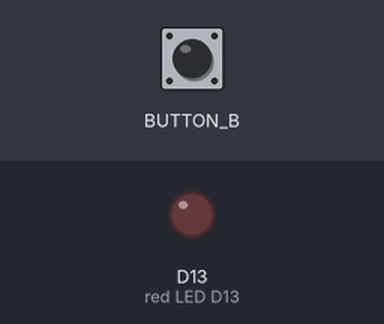
A program run on a simulated Circuit Playground running CircuitPython. On the bench: output pins drawn as LEDs (lit = HIGH). The inputs (shaded band) are chosen by the test bench.

Above: at 1.2 s.
1.3 s: button B pressed for 0.15 s
At 1.37 s:
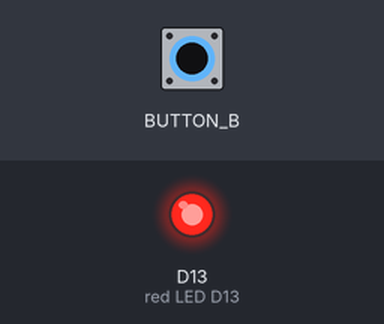
2.9 s: button B pressed for 3.2 s
At 6.6 s:
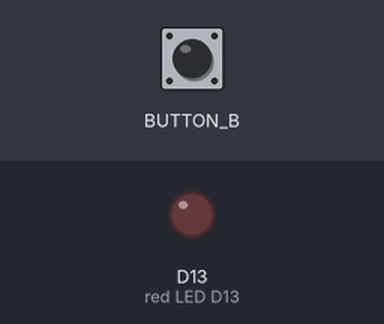
Timing chart, 0 to 8.1 s (numbered marks = the images above; inputs shaded):
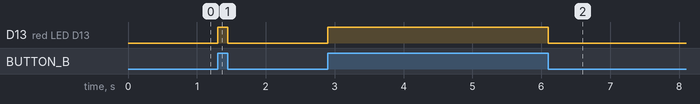

The program:

cp_button_b.py
```python
"""This example turns the little red LED on only while button B is currently being pressed."""
from adafruit_circuitplayground import cp

while True:
    if cp.button_b:
        cp.red_led = True
    else:
        cp.red_led = False

# Can also be written as:
#    cp.red_led = cp.button_b
```

Measured:
- after the input at 1.3 s, D13 (red LED D13): LOW → HIGH at once, → LOW 0.15 s later
- after the input at 2.9 s, D13 (red LED D13): LOW → HIGH at once, → LOW 3.2 s later
